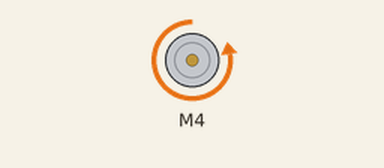
This sketch was run on a simulated Arduino Uno, built with avr-gcc and run on an emulated ATmega328P. Parts: DC motor (green arrow = forward, orange = backward, longer = faster).

Above: at 0.1 s.
Timing chart, 0 to 1.6 s (numbered marks = the images above):
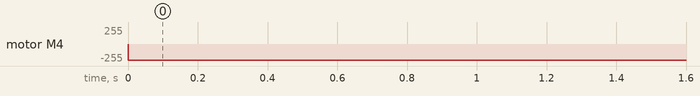

Measured:
- by itself, motor M4: stopped → backward 244/255 at 0.00 s

The sketch:

sketch_may29a.ino
```cpp
#include <AFMotor.h>
AF_DCMotor m(4);
void setup() {
  // put your setup code here, to run once:
Serial.begin(9600);

m.setSpeed(300);
m.run(RELEASE);
}

void loop() {
  // put your main code here, to run repeatedly:
m.setSpeed(500);
m.run(BACKWARD);

}
```
